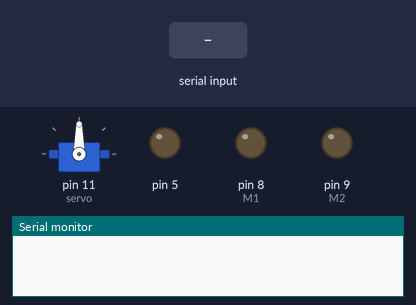
This sketch was run on a simulated Arduino Uno, built with avr-gcc and run on an emulated ATmega328P. Parts: servo, output pins drawn as LEDs (lit = HIGH), the last lines printed to the serial monitor. The test bench sets the inputs (shaded band).

Above: at 1.2 s.
1.3 s: "S" received over the second serial link
At 2.4 s:
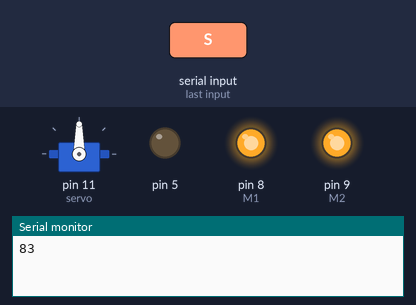
2.8 s: "G" received over the second serial link
At 3.5 s:
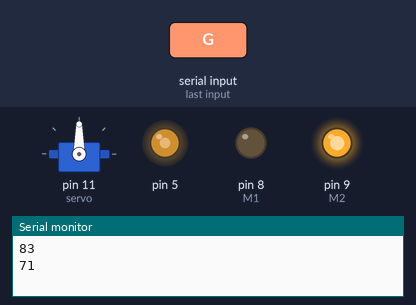
4.3 s: "L" received over the second serial link
At 4.7 s:
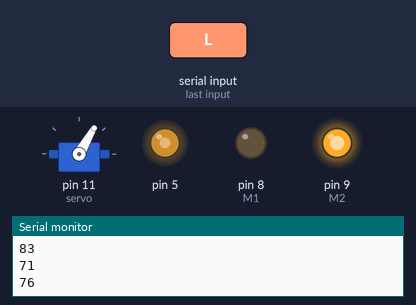
5.8 s: "R" received over the second serial link
At 7.0 s:
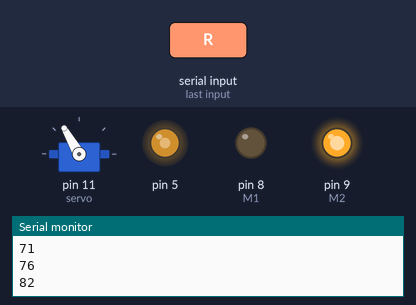
7.3 s: "1" received over the second serial link
At 8.1 s:
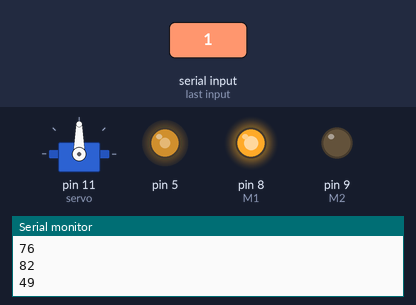
8.8 s: "S" received over the second serial link
At 9.3 s:
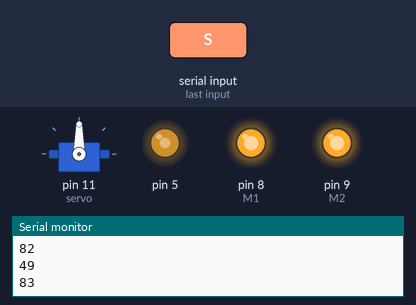
Timing chart, 0 to 11.3 s (numbered marks = the images above; inputs shaded):
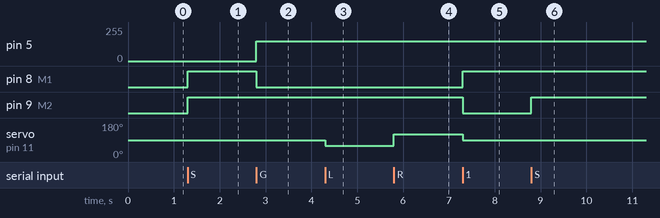

The sketch:

mediafinal.ino
```cpp
#include <SoftwareSerial.h>
#include <Servo.h>


SoftwareSerial BTSerial(3, 2);
Servo servo;

int M1 = 8; /*int1*/
int M2 = 9; /*int2*/
int flag=1;

void setup() {
  pinMode(M1, OUTPUT);
  pinMode(M2, OUTPUT);
  pinMode(5, OUTPUT);
  pinMode(11, OUTPUT);
  servo.attach(11);
  BTSerial.begin(9600);

  Serial.begin(9600);
//  Serial.print("모터가 준비 되었습니다. 숫자 1,2,3,4중 하나를 입력해주세요.");
  servo.write(90);
}

void loop() {
if(BTSerial.available())
{
int n = BTSerial.read();


     Serial.println(n);

      if(n==83)                  //stop일때 중앙, 정지
    {
      servo.write(90);
      digitalWrite(M1, HIGH);
      digitalWrite(M2, HIGH);
    }

      else if(n==71)           // Go일떄 중앙, 속도 170
    {
         servo.write(90);
         digitalWrite(M1, LOW);
         digitalWrite(M2, HIGH);
         analogWrite(5,150);

    }

      else if(n==76)          // Left일때 왼쪽, 전진
    {
      servo.write(60);
        digitalWrite(M1, LOW);
         digitalWrite(M2, HIGH);
         analogWrite(5,150);

    }

    else if(n==82)          // Right일때 오른쪽, 전진
    {
        servo.write(120);
        digitalWrite(M1, LOW);
         digitalWrite(M2, HIGH);
         analogWrite(5,150);
    }
     else                  // 후진 정렬, 후진
     {
         servo.write(90);
         digitalWrite(M1, HIGH);
         digitalWrite(M2, LOW);
         analogWrite(5,150);
     }

  }


    }
```

Measured:
- after the input at 1.3 s, pin 8 (M1), pin 9 (M2): LOW → HIGH at once
- after the input at 2.8 s, pin 5: 0/255 → 150/255 at once; pin 8 (M1): HIGH → LOW at once
- after the input at 4.3 s, servo on pin 11 (servo): 90° → 60° at once
- after the input at 5.8 s, servo on pin 11 (servo): 60° → 120° at once
- after the input at 7.3 s, pin 8 (M1): LOW → HIGH at once; pin 9 (M2): HIGH → LOW at once; servo on pin 11 (servo): 120° → 90° at once
- after the input at 8.8 s, pin 9 (M2): LOW → HIGH at once
